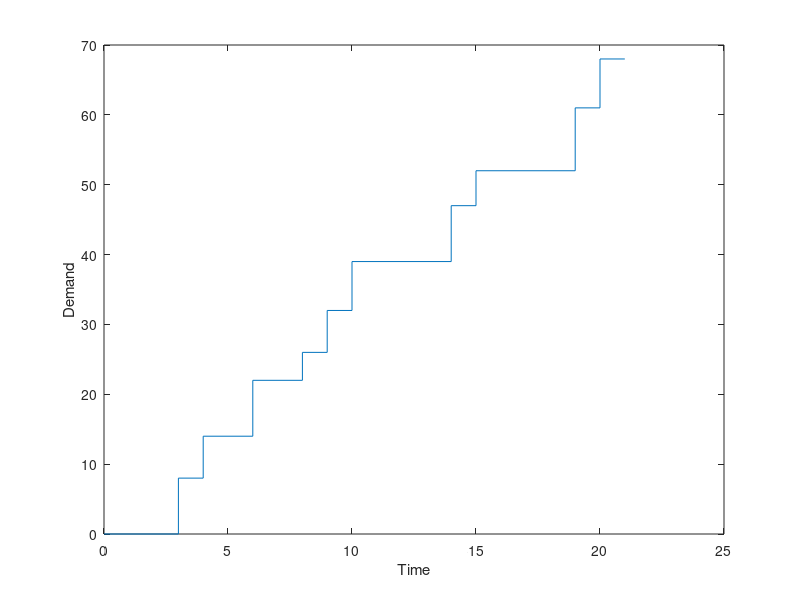

This chart was generated by the following MATLAB code: (Note: this script raises an error after producing the figure.)
close all
clear all
clc
%%% generate demand
% n = 10;
% t = 1:n;
t = [3 4 6 8 9 10 14 15 19 20]; %example 2
% t = [1 3 6 10 15]; %example 1

% lambda = 2;
% demand = poissrnd(lambda,1,n);
demand = [8 6 8 4 6 7 8 5 9 7]; %example 2
% demand = [1 1 1 1 1]; %example 1
demand_cum = cumsum(demand);

%%% plot cumulative demand
stairs([0 t t(end)+1],[0 demand_cum demand_cum(end)])
xlabel('Time');
ylabel('Demand');
hold on
%% 
%%% set production rate
% q = sum(demand_cum(end))/n
q = 5; % example 2
% q = 1; % example 1

%%% minimum q for All-At-Once
%[q_min,q_min_ind] = nanmin((ones(1,n)*demand_cum(end)-demand_cum)./(ones(1,n)*n-t))
%plot([(n-(demand_cum(end)/q_min)),n],[0,(n-(n-(demand_cum(end)/q_min)))*q_min],'r')

%%% elemintate zero demand events
% disp('Time & Cum Demand after zero demand events')
demand = [demand_cum(1) diff(demand_cum)]; % re-create demand if not specified
t_ind = find(demand>0);
t = t(t_ind); % time array after zero demand event eliminated
demand = demand(t_ind); % demand array after zero demand event eliminated
demand_cum = demand_cum(t_ind); % cumulative demand after zero demand event eliminated

disp(['Total number of demand events: ',num2str(length(demand))])
disp(['Total number of setup decision choices: ',num2str(2^(length(demand)-1))])
%%
%%% find production restriction rate (PRR)
ind = 0; %the time of the current dominated event
kk = 0;
prod_end_t = [];
prod_start_t0 = [];
while ind < t(end)
    time = t(kk+1:end);
    dem_c = demand_cum(kk+1:end);
    %%% find minimum time for time & dem_c
    [min_start,ind] = prr(time,dem_c,q); %minimum time t' and the time of corresponding event
    kk = kk + find(time==ind); %what indix belongs to the time ind
    prod_end_t = [prod_end_t ind]; %prod end time
    prod_start_t0 = [prod_start_t0 min_start]; %prod start time at time zero
end
[lia,locb] = ismember(prod_end_t,t);
D_bar_j = demand_cum(locb); %cumulative demand after PRR
prod_end = D_bar_j;
prod_start = [0 D_bar_j(1:end-1)];
D_j = [prod_end(1) diff(prod_end)];
prod_start_t = prod_end_t - D_j./q;
t_j = prod_end_t;

%%% plot production rate curves after PRR elimination
for j = 1:length(prod_start_t)
    %plot([dem_time(j),t(end)],[0,(t(end)-dem_time(j))*q],'g')
    %plot([prod_start_t0(j),prod_end_t(j)],[0,(prod_end_t(j)-prod_start_t0(j))*q],'g')
    plot([prod_start_t(j),prod_end_t(j)],[prod_start(j),prod_end(j)],'g')
end
%%

disp(['Total number of demand events after PRR: ',num2str(length(D_j))])
disp(['Total number of setup decision choices after PRR: ',num2str(2^(length(D_j)-1))])
%%
%%% plot updated cumulative demand curves
t_c = prod_end_t;
stairs([0 t_c t_c(end)+1],[0 D_bar_j D_bar_j(end)],'k-.')
%%
%%% Specify Inputs
K = 36; % Setup-Cost
c = 10; % Unit Production Cost
rho = 0.1; % Interest Rate
h = c*rho; % Inventory Holding Cost
beta = 1; % begin setup cost = 0; end setup cost = 1

%%% generate alpha combinations
n = length(prod_start);
D = [0:2^n-1]';
B = rem(floor(D*pow2(-(n-2):0)),2);
alpha_perm = [ones(length(B)/2,1) B(1:length(B)/2,:)]
% alpha = alpha_perm(2,:)
%%
%%% compute batch size Q for alpha
% [P_bar_j,Q_j] = prod_cum(D_j,alpha);

%%% compute x and y for TC equation
y = [];
x = [];
Q_perm = [];
for jj = 1:length(alpha_perm)
    alpha = alpha_perm(jj,:);
    [P_bar_j,Q_j] = prod_cum(D_j,alpha);
    Q_perm(jj,:) = Q_j;
    y(jj) = TC_y(D_j,Q_j,q,t_j);
    x(jj) = TC_x(alpha);
end
% adjust for PRR eliminated demand
adj_factor = cons_run(not(ismember(t,prod_end_t)));
adj = adj_factor.*demand.*[diff(t) 0];
adj = sum(adj);
y = y - adj;
y = y';
x = x';
% plot the scatter plot for inventory cost vs # setup
figure()
scatter(x,y)
xlabel('# of Setups');
ylabel('Time-weighted Inventory');
%%
% compute TC cost = Kx + hy
TC = K*x + h*y
%%
%%% compute NPV cost
K_cost = [];
h_cost = [];
for kk = 1:length(alpha_perm)
    alpha = alpha_perm(kk,:);
    [P_bar_j,Q_j] = prod_cum(D_j,alpha);
    h_cost(kk) = NPV_h(c,q,rho,Q_j,D_j,t_j);
    K_cost(kk) = NPV_K(q,rho,Q_j,D_j,t_j,alpha,K,beta);
end
% discounted cost value of requirements adjusted for PRR eliminated demand
dcvr = c*demand.*exp(-rho*t);
dcvr = sum(dcvr);
h_cost = h_cost-dcvr;

NPV = h_cost + K_cost;
NPV = NPV'
%%

%%% find alpha minimizing NPV cost
[min_npv,min_ind] = min(NPV);
result = ['Alpha that minimizes NPV cost: ',num2str(alpha_perm(min_ind,:))];
disp(result)

%%% plot production curve for given alpha
alpha_plot = alpha_perm(min_ind,:);
% alpha_plot = [1 0 0 0 0];
[P_bar_j,Q_j] = prod_cum(D_j,alpha_plot);
alpha_ind = find(alpha_plot);
str_prod = prod_start;
str_prod = str_prod(alpha_ind);
end_prod = P_bar_j;
end_prod = end_prod(alpha_ind);
str_time = (t_j-D_j/q);
str_time = str_time(alpha_ind);
end_time = str_time + (end_prod-str_prod)/q;
prod_t = sort([0 str_time end_time t_j(end)]);
prod_y = sort([0 str_prod end_prod D_bar_j(end)]);
figure()
stairs([0 t t(end)+1],[0 demand_cum demand_cum(end)])
xlabel('Time');
ylabel('Product Quantity');
hold on
plot(prod_t,prod_y,'k')

